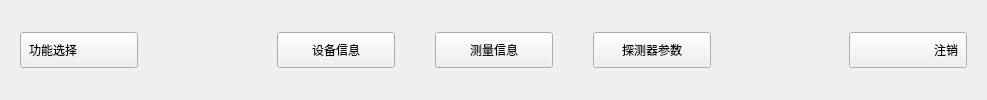
    <widget class="QWidget" name="widget_4" native="true">
     <property name="styleSheet">
      <string notr="true">QWidget#widget_4
{
   min-height:40px;
   max-height:40px;
   background-color: #D7D7D7;
}

QPushButton
{
   padding:8px;
   min-width:100px;
   text-align:center;
}</string>
     </property>
     <layout class="QGridLayout" name="gridLayout_17">
      <property name="leftMargin">
       <number>20</number>
      </property>
      <property name="topMargin">
       <number>0</number>
      </property>
      <property name="rightMargin">
       <number>20</number>
      </property>
      <property name="bottomMargin">
       <number>0</number>
      </property>
      <property name="spacing">
       <number>0</number>
      </property>
      <item row="0" column="3">
       <spacer name="horizontalSpacer_4">
        <property name="orientation">
         <enum>Qt::Horizontal</enum>
        </property>
        <property name="sizeHint" stdset="0">
         <size>
          <width>40</width>
          <height>20</height>
         </size>
        </property>
       </spacer>
      </item>
      <item row="0" column="6">
       <widget class="QPushButton" name="detectorBtn">
        <property name="text">
         <string>探测器参数</string>
        </property>
       </widget>
      </item>
      <item row="0" column="0">
       <widget class="QPushButton" name="funcBtn">
        <property name="styleSheet">
         <string notr="true">text-align:left;</string>
        </property>
        <property name="text">
         <string>功能选择</string>
        </property>
       </widget>
      </item>
      <item row="0" column="1">
       <spacer name="horizontalSpacer_2">
        <property name="orientation">
         <enum>Qt::Horizontal</enum>
        </property>
        <property name="sizeHint" stdset="0">
         <size>
          <width>139</width>
          <height>20</height>
         </size>
        </property>
       </spacer>
      </item>
      <item row="0" column="2">
       <widget class="QPushButton" name="deviceBtn">
        <property name="text">
         <string>设备信息</string>
        </property>
       </widget>
      </item>
      <item row="0" column="4">
       <widget class="QPushButton" name="testBtn">
        <property name="styleSheet">
         <string notr="true"/>
        </property>
        <property name="text">
         <string>测量信息</string>
        </property>
       </widget>
      </item>
      <item row="0" column="7">
       <spacer name="horizontalSpacer_3">
        <property name="orientation">
         <enum>Qt::Horizontal</enum>
        </property>
        <property name="sizeHint" stdset="0">
         <size>
          <width>138</width>
          <height>20</height>
         </size>
        </property>
       </spacer>
      </item>
      <item row="0" column="8">
       <widget class="QPushButton" name="logoutBtn">
        <property name="styleSheet">
         <string notr="true">text-align:right;</string>
        </property>
        <property name="text">
         <string>注销</string>
        </property>
       </widget>
      </item>
      <item row="0" column="5">
       <spacer name="horizontalSpacer_5">
        <property name="orientation">
         <enum>Qt::Horizontal</enum>
        </property>
        <property name="sizeHint" stdset="0">
         <size>
          <width>40</width>
          <height>20</height>
         </size>
        </property>
       </spacer>
      </item>
     </layout>
    </widget>
